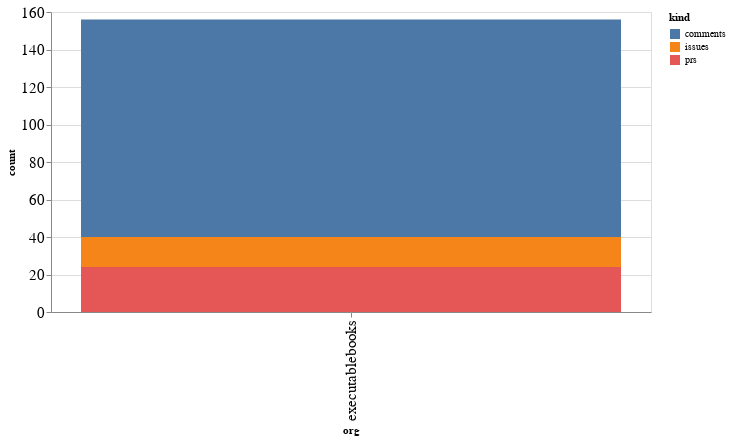

Notebook code for this chart:
### Code cell
alt.Chart(org_summaries, width=600).mark_bar().encode(
    x='org',
    y='count',
    color='kind',
    tooltip="org"
)

### Figure 1 — Vega-Lite specification as saved in the notebook (floating-point values rounded to 4 significant figures)
{"config": {"axisLeft": {"labelFontSize": 15}, "axisBottom": {"labelFontSize": 15}}, "data": {"name": "data-9c00ec2747ca860f127cbe7bfcd0a48e"}, "mark": "bar", "encoding": {"color": {"type": "nominal", "field": "kind"}, "tooltip": {"type": "nominal", "field": "org"}, "x": {"type": "nominal", "field": "org"}, "y": {"type": "quantitative", "field": "count"}}, "width": 600, "$schema": "https://vega.github.io/schema/vega-lite/v4.8.1.json", "datasets": {"data-9c00ec2747ca860f127cbe7bfcd0a48e": [{"org": "executablebooks", "kind": "comments", "count": 116}, {"org": "executablebooks", "kind": "issues", "count": 16}, {"org": "executablebooks", "kind": "prs", "count": 24}]}}
